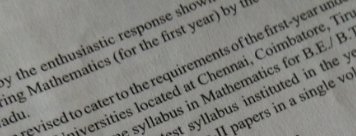
#> input picture Some basic CV/Capture3.PNG, 356 x 136 px, found by its file name
$ python deskewing.py
#> lines starting #> are read from the running program, lines starting #| are printed output that depends on the picture; after the words box and inside, x2 and y2 are one past the last pixel; in counts of white or black regions, pixels touching at a corner belong together; long printed decimals are rounded
import cv2
import numpy as np
from matplotlib import pyplot as plt

img = cv2.imread('Capture3.png', cv2.IMREAD_GRAYSCALE)
#> img: shape (136, 356); min 21, max 165, mean 128.7

def compute_skew(image):
    image = cv2.bitwise_not(image)
    height, width = image.shape
#> height = 136; width = 356

    edges = cv2.Canny(image, 150, 200, 3, 5)
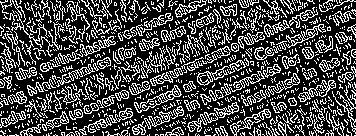
#> edges: shape (136, 356); 28.4% white in thin lines or dots
    lines = cv2.HoughLinesP(edges, 1, np.pi/180, 100, minLineLength=width / 2.0, maxLineGap=20)
#> lines = 31 rows, first 6: [13, 135, 349, 0], [27, 135, 330, 0], [69, 135, 354, 9], [137, 134, 355, 37], [1, 120, 347, 1], [0, 2, 354, 131]
    linesim = image.copy()
    for line in lines:
          linesim = cv2.line(linesim, (line[0, 0], line[0, 1]), (line[0, 2], line[0, 3]), (0, 255, 0), 1)
#> this loop made 31 passes
#> line on passes 1 to 12: [[13, 135, 349, 0]], [[27, 135, 330, 0]], [[69, 135, 354, 9]], [[137, 134, 355, 37]], [[1, 120, 347, 1]], [[0, 2, 354, 131]], [[31, 135, 342, 3]], [[46, 130, 307, 19]], [[0, 107, 264, 0]], [[86, 134, 350, 17]], [[72, 135, 354, 10]], [[79, 135, 353, 13]]
#> pass 1, in compute_skew, `linesim = cv2.line(linesim, (line[0, 0], line[0, 1]), (line[0, 2], lin..`:
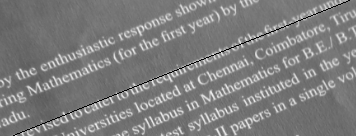
#> linesim: shape (136, 356); min 0, max 234, mean 125.3
#> after the loop:
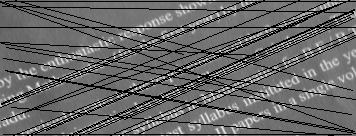
#> linesim: shape (136, 356); min 0, max 234, mean 102

    angle = 0.0
    nlines = 0
    up = 0
    down = 0
    for x1, y1, x2, y2 in lines.reshape(len(lines), 4):
        x = (np.arctan((y2 - y1)/(x2 - x1))*180)/np.pi
        if x > 5 : up += 1
        if x < -5 : down += 1
        if x > -5: continue
        linesim = cv2.line(linesim, (x1, y1), (x2, y2), (255, 255, 255), 2)
        print(x1, y1, x2, y2)
        angle += x
        nlines += 1
        print(x)
        print(up, down)
#> this loop made 31 passes
#> (x1, y1, x2, y2, x, angle) on passes 1, 2, 3, 4, 5, 7, 8, 9, 10, 11, 12, 15: (13, 135, 349, 0, -21.89, -21.89), (27, 135, 330, 0, -24.02, -45.9), (69, 135, 354, 9, -23.85, -69.76), (137, 134, 355, 37, -23.99, -93.74), (1, 120, 347, 1, -18.98, -112.7), (31, 135, 342, 3, -23, -135.7), (46, 130, 307, 19, -23.04, -158.8), (0, 107, 264, 0, -22.06, -180.8), (86, 134, 350, 17, -23.9, -204.7), (72, 135, 354, 10, -23.91, -228.6), (79, 135, 353, 13, -24, -252.6), (1, 103, 244, 0, -22.97, -275.6)
#> (x1, y1, x2, y2, x) on passes 6, 13, 14, 16, 19, 20: (0, 2, 354, 131, 20.02), (1, 43, 355, 99, 8.99), (0, 27, 355, 27, 0), (0, 1, 183, 54, 16.15), (7, 71, 355, 133, 10.1), (5, 1, 355, 1, 0)
#> (printed output is left out)
#> pass 1, in compute_skew, `linesim = cv2.line(linesim, (x1, y1), (x2, y2), (255, 255, 255), 2)`:
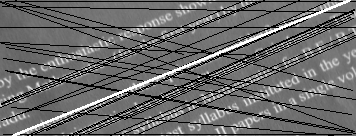
#> linesim: shape (136, 356); 1.98% of pixels changed, all inside (x1, y1, x2, y2) = (12, 0, 351, 136)
#> pass 3, in compute_skew, `linesim = cv2.line(linesim, (x1, y1), (x2, y2), (255, 255, 255), 2)`:
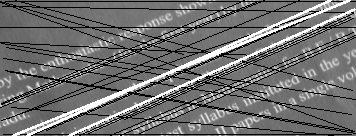
#> linesim: shape (136, 356); min 0, max 255, mean 111.4
#> after the loop:
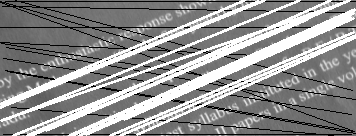
#> linesim: shape (136, 356); 17.94% of pixels changed, all inside (x1, y1, x2, y2) = (0, 0, 356, 136)
#> after the loop, angle = -389.3; down = 17; nlines = 17; up = 8
    print(angle/nlines, angle, nlines, sep='\n')
#| -22.902
#| -389.336
#| 17
    cv2.imshow('linesim', linesim)
    return angle / nlines


def deskew(image, angle):
#> called with angle = -22.9
    image = cv2.bitwise_not(image)
    non_zero_pixels = cv2.findNonZero(image)
#> non_zero_pixels = contour of 48416 points, box (x1, y1, x2, y2) (0, 0, 356, 136), area 0
    center, wh, theta = cv2.minAreaRect(non_zero_pixels)
#> center = (177.5, 67.5); wh = (135, 355); theta = -90

    root_mat = cv2.getRotationMatrix2D(center, angle, 1)
#> root_mat = [[0.921, -0.389, 40.26], [0.389, 0.921, -63.75]]
    rows, cols = image.shape
#> rows = 136; cols = 356
    rotated = cv2.warpAffine(image, root_mat, (cols, rows), flags=cv2.INTER_CUBIC)
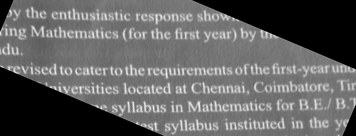
#> rotated: shape (136, 356); min 0, max 241, mean 97.9

    return cv2.getRectSubPix(rotated, (cols, rows), center)


deskewed_image = deskew(img.copy(), compute_skew(img))
cv2.imshow('original', img)
cv2.imshow('deskewed', deskewed_image)
cv2.waitKey(0)
cv2.destroyAllWindows()
